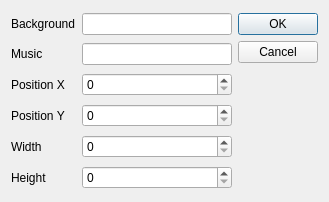
<?xml version="1.0" encoding="UTF-8"?>
<ui version="4.0">
 <class>ExportOptions</class>
 <widget class="QDialog" name="ExportOptions">
  <property name="geometry">
   <rect>
    <x>0</x>
    <y>0</y>
    <width>329</width>
    <height>202</height>
   </rect>
  </property>
  <property name="windowTitle">
   <string>Dialog</string>
  </property>
  <layout class="QGridLayout" name="gridLayout">
   <item row="3" column="1">
    <widget class="QSpinBox" name="posy">
     <property name="minimum">
      <number>0</number>
     </property>
     <property name="singleStep">
      <number>1000</number>
     </property>
     <property name="value">
      <number>0</number>
     </property>
    </widget>
   </item>
   <item row="0" column="1">
    <widget class="QLineEdit" name="background"/>
   </item>
   <item row="3" column="0">
    <widget class="QLabel" name="label_2">
     <property name="text">
      <string>Position Y</string>
     </property>
    </widget>
   </item>
   <item row="5" column="1">
    <widget class="QSpinBox" name="height"/>
   </item>
   <item row="0" column="2" rowspan="6">
    <widget class="QDialogButtonBox" name="buttonBox">
     <property name="orientation">
      <enum>Qt::Vertical</enum>
     </property>
     <property name="standardButtons">
      <set>QDialogButtonBox::Cancel|QDialogButtonBox::Ok</set>
     </property>
    </widget>
   </item>
   <item row="2" column="0">
    <widget class="QLabel" name="label">
     <property name="text">
      <string>Position X</string>
     </property>
    </widget>
   </item>
   <item row="2" column="1">
    <widget class="QSpinBox" name="posx">
     <property name="maximum">
      <number>100000</number>
     </property>
     <property name="singleStep">
      <number>1000</number>
     </property>
    </widget>
   </item>
   <item row="4" column="0">
    <widget class="QLabel" name="label_3">
     <property name="text">
      <string>Width</string>
     </property>
    </widget>
   </item>
   <item row="4" column="1">
    <widget class="QSpinBox" name="width"/>
   </item>
   <item row="0" column="0">
    <widget class="QLabel" name="label_5">
     <property name="text">
      <string>Background</string>
     </property>
    </widget>
   </item>
   <item row="5" column="0">
    <widget class="QLabel" name="label_4">
     <property name="text">
      <string>Height</string>
     </property>
    </widget>
   </item>
   <item row="1" column="1">
    <widget class="QLineEdit" name="mng"/>
   </item>
   <item row="1" column="0">
    <widget class="QLabel" name="label_6">
     <property name="text">
      <string>Music</string>
     </property>
    </widget>
   </item>
  </layout>
 </widget>
 <resources/>
 <connections>
  <connection>
   <sender>buttonBox</sender>
   <signal>accepted()</signal>
   <receiver>ExportOptions</receiver>
   <slot>accept()</slot>
   <hints>
    <hint type="sourcelabel">
     <x>248</x>
     <y>254</y>
    </hint>
    <hint type="destinationlabel">
     <x>157</x>
     <y>274</y>
    </hint>
   </hints>
  </connection>
  <connection>
   <sender>buttonBox</sender>
   <signal>rejected()</signal>
   <receiver>ExportOptions</receiver>
   <slot>reject()</slot>
   <hints>
    <hint type="sourcelabel">
     <x>316</x>
     <y>260</y>
    </hint>
    <hint type="destinationlabel">
     <x>286</x>
     <y>274</y>
    </hint>
   </hints>
  </connection>
 </connections>
</ui>
